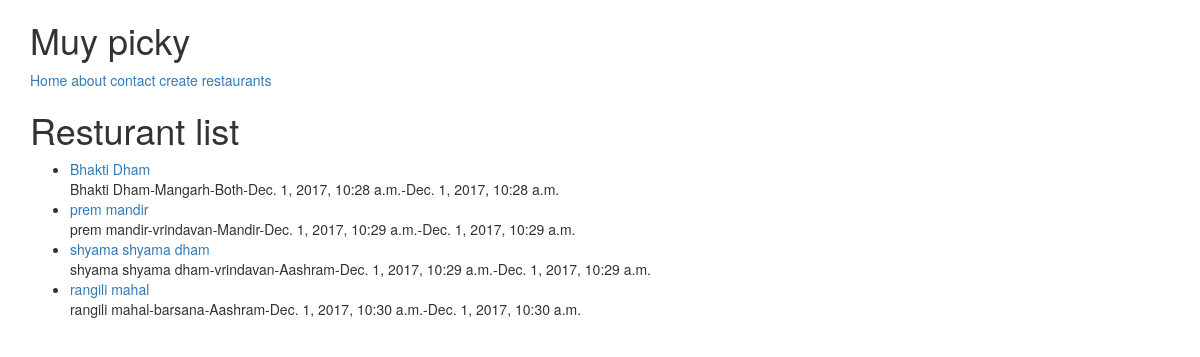
The page /restaurants/ on the database its author committed.
### restaurants/models.py (models this page shows, shortened)
class RestaurantLocation(models.Model):
    owner        = models.ForeignKey(User)
    name        = models.CharField(max_length=120)
    location    = models.CharField(max_length=120, null=True, blank=False)
    category    = models.CharField(max_length=120, null=True, blank=True, validators = [validate_category])
    timestamp   = models.DateTimeField(auto_now_add=True)
    updated     = models.DateTimeField(auto_now=True)
    slug        = models.SlugField(null=True, blank=True)
    def __str__(self):
        return(self.name)
    def get_absolute_url(self):
        return reverse("restaurants:detail", kwargs={"slug": self.slug})

### restaurants/views.py (the view)
# urls.py: url(r'^', RestaurantListView.as_view(), name='list'),
class RestaurantListView(ListView):
    def get_queryset(self):
        slug = self.kwargs.get("slug")
        if slug:
            queryset = RestaurantLocation.objects.filter(
                Q(location__iexact=slug) |
                Q(location__icontains=slug)
            )
        else:
            queryset = RestaurantLocation.objects.all()
        return queryset

### restaurants/templates/restaurants/restaurantlocation_list.html (shortened to what this page needs)
{% extends "base.html" %}
{% block content %}
<h1>
    Resturant list
</h1>
<ul>
    {% for obj in object_list %}
        <li><a href="{{ obj.get_absolute_url }}">{{ obj }}</a> <br/>
            {{obj.name}}-{{obj.location}}-{{obj.category}}-{{obj.timestamp}}-{{obj.updated}}
        </li>
    {% endfor %}
</ul>
{% endblock %}

### rows shown on the page
RestaurantLocation: name "Bhakti Dham", location "Mangarh", category "Both", timestamp "Dec. 1, 2017, 10:28 a.m.", updated "Dec. 1, 2017, 10:28 a.m."
RestaurantLocation: name "prem mandir", location "vrindavan", category "Mandir", timestamp "Dec. 1, 2017, 10:29 a.m.", updated "Dec. 1, 2017, 10:29 a.m."
RestaurantLocation: name "shyama shyama dham", location "vrindavan", category "Aashram", timestamp "Dec. 1, 2017, 10:29 a.m.", updated "Dec. 1, 2017, 10:29 a.m."
RestaurantLocation: name "rangili mahal", location "barsana", category "Aashram", timestamp "Dec. 1, 2017, 10:30 a.m.", updated "Dec. 1, 2017, 10:30 a.m."
